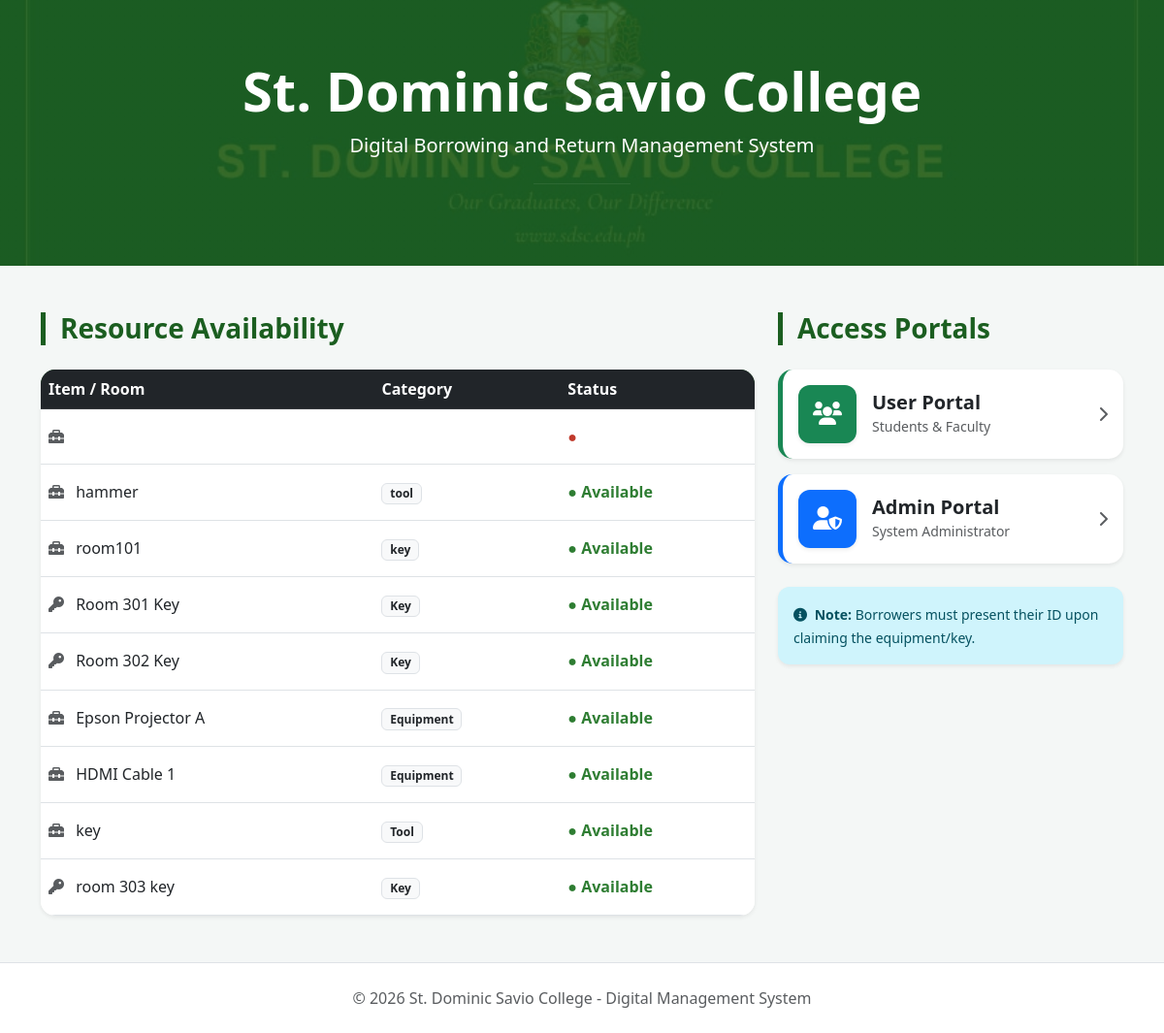
The app's page /home.php with its own data.
### tables this page shows
CREATE TABLE `equipment` (
  `id` int(11) NOT NULL,
  `item_name` varchar(255) NOT NULL,
  `category` varchar(255) NOT NULL,
  `quantity` int(11) NOT NULL,
  `status` varchar(255) NOT NULL,
  `item_condition` enum('Good Condition','Under Maintenance','Lost') DEFAULT 'Good Condition',
  `date_borrowed` datetime DEFAULT NULL,
  `date_returned` datetime DEFAULT NULL
);

### home.php (the view, shortened to what this page needs)
<?php
$conn = mysqli_connect("localhost", "root", "", "sdsc_db");
$query = "SELECT item_name, category, status FROM equipment";
$result = mysqli_query($conn, $query);
?>
<!DOCTYPE html>
<html lang="en">
<head>
    <link rel="stylesheet" href="https://cdn.jsdelivr.net/npm/bootstrap@5.3.0/dist/css/bootstrap.min.css">
    <link rel="stylesheet" href="https://cdnjs.cloudflare.com/ajax/libs/font-awesome/6.0.0/css/all.min.css">
</head>
<body>
<div class="hero">
    <div class="container">
        <h1 class="display-4 fw-bold">St. Dominic Savio College</h1>
        <p class="lead">Digital Borrowing and Return Management System</p>
        <hr class="my-4" style="border-color: rgba(255,255,255,0.3); width: 100px; margin: auto;">
    </div>
</div>
<div class="container my-5">
    <div class="row g-4">
        <div class="col-lg-8">
            <h3 class="section-title">Resource Availability</h3>
            <div class="card shadow-sm border-0" style="border-radius: 15px; overflow: hidden;">
                <div class="table-responsive">
                    <table class="table table-hover m-0">
                        <thead class="table-dark" style="background-color: var(--sdsc-green);">
                            <tr>
                                <th>Item / Room</th>
                                <th>Category</th>
                                <th>Status</th>
                            </tr>
                        </thead>
                        <tbody>
                            <?php if(mysqli_num_rows($result) > 0): ?>
                                <?php while($row = mysqli_fetch_assoc($result)): ?>
                                <tr>
                                    <td class="py-3">
                                        <i class="fa-solid <?php echo ($row['category'] == 'Key') ? 'fa-key' : 'fa-toolbox'; ?> me-2 text-muted"></i>
                                        <?php echo htmlspecialchars($row['item_name']); ?>
                                    </td>
                                    <td class="py-3"><span class="badge bg-light text-dark border"><?php echo htmlspecialchars($row['category']); ?></span></td>
                                    <td class="py-3">
                                        <span class="<?php echo ($row['status'] == 'Available') ? 'status-available' : 'status-borrowed'; ?>">
                                            ● <?php echo htmlspecialchars($row['status']); ?>
                                        </span>
                                    </td>
                                </tr>
                                <?php endwhile; ?>
                            <?php else: ?>
                                <tr><td colspan="3" class="text-center py-4">No equipment found.</td></tr>
                            <?php endif; ?>
                        </tbody>
                    </table>
                </div>
            </div>
        </div>
        <div class="col-lg-4">
            <h3 class="section-title">Access Portals</h3>
            <a href="index.php?type=user" class="login-card card p-3 mb-3 border-start border-success border-5 shadow-sm">
                <div class="d-flex align-items-center">
                    <div class="icon-box bg-success text-white shadow-sm">
                        <i class="fa-solid fa-users fa-xl"></i>
                    </div>
                    <div class="ms-3 flex-grow-1">
                        <h5 class="mb-0 text-dark fw-bold">User Portal</h5>
                        <small class="text-muted">Students & Faculty</small>
                    </div>
                    <i class="fa-solid fa-chevron-right text-muted"></i>
                </div>
            </a>
            <a href="index.php?type=admin" class="login-card card p-3 border-start border-primary border-5 shadow-sm">
                <div class="d-flex align-items-center">
                    <div class="icon-box bg-primary text-white shadow-sm">
                        <i class="fa-solid fa-user-shield fa-xl"></i>
                    </div>
                    <div class="ms-3 flex-grow-1">
                        <h5 class="mb-0 text-dark fw-bold">Admin Portal</h5>
                        <small class="text-muted">System Administrator</small>
                    </div>
                    <i class="fa-solid fa-chevron-right text-muted"></i>
                </div>
            </a>
            <div class="alert alert-info mt-4 border-0 shadow-sm" style="border-radius: 12px;">
                <small><i class="fa-solid fa-info-circle me-1"></i> <strong>Note:</strong> Borrowers must present their ID upon claiming the equipment/key.</small>
            </div>
        </div>
    </div>
</div>
<footer class="text-center py-4 text-muted border-top bg-white mt-5">
    &copy; 2026 St. Dominic Savio College - Digital Management System
</footer>
</body>
</html>

### home.php (style rules this page uses)
:root { --sdsc-green: #1b5e20; --sdsc-light: #e8f5e9; }
body { font-family: 'Segoe UI', Tahoma, Geneva, Verdana, sans-serif; background-color: #f4f7f6; }
.hero { background: linear-gradient(rgba(27,94,32,0.85), rgba(27,94,32,0.85)), url('SDSC.SCHOOL.jpg'); background-size: cover; background-position: center; color: white; padding: 60px 0; text-align: center; }
.section-title { color: var(--sdsc-green); border-left: 5px solid var(--sdsc-green); padding-left: 15px; margin-bottom: 25px; font-weight: bold; }
.status-available { color: #2e7d32; font-weight: bold; }
.status-borrowed { color: #c0392b; font-weight: bold; }
.login-card { border: none; transition: 0.3s; border-radius: 15px; cursor: pointer; background: white; text-decoration: none !important; }
.icon-box { width: 60px; height: 60px; display: flex; align-items: center; justify-content: center; border-radius: 12px; }

### records on screen
equipment: item_name "hammer", category "tool", status "Available"
equipment: item_name "room101", category "key", status "Available"
equipment: item_name "Room 301 Key", category "Key", status "Available"
equipment: item_name "Room 302 Key", category "Key", status "Available"
equipment: item_name "Epson Projector A", category "Equipment", status "Available"
equipment: item_name "HDMI Cable 1", category "Equipment", status "Available"
equipment: item_name "key", category "Tool", status "Available"
equipment: item_name "room 303 key", category "Key", status "Available"
